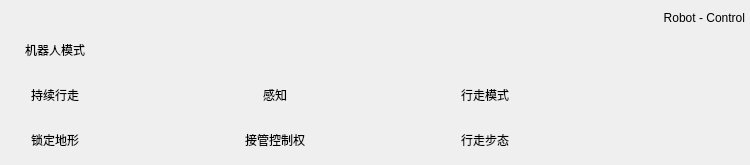
<?xml version="1.0" encoding="UTF-8"?>
<ui version="4.0">
 <class>SevnceRobot_Ctrl</class>
 <widget class="QWidget" name="SevnceRobot_Ctrl">
  <property name="geometry">
   <rect>
    <x>0</x>
    <y>0</y>
    <width>750</width>
    <height>165</height>
   </rect>
  </property>
  <property name="minimumSize">
   <size>
    <width>0</width>
    <height>0</height>
   </size>
  </property>
  <property name="maximumSize">
   <size>
    <width>16777215</width>
    <height>16777215</height>
   </size>
  </property>
  <property name="windowTitle">
   <string>SevnceRobot_Ctrl</string>
  </property>
  <property name="styleSheet">
   <string notr="true"/>
  </property>
  <layout class="QGridLayout" name="gridLayout">
   <property name="leftMargin">
    <number>5</number>
   </property>
   <property name="topMargin">
    <number>5</number>
   </property>
   <property name="rightMargin">
    <number>5</number>
   </property>
   <property name="bottomMargin">
    <number>5</number>
   </property>
   <property name="spacing">
    <number>0</number>
   </property>
   <item row="6" column="3">
    <widget class="QWSwitcher" name="toggle" native="true">
     <property name="minimumSize">
      <size>
       <width>50</width>
       <height>25</height>
      </size>
     </property>
     <property name="maximumSize">
      <size>
       <width>50</width>
       <height>25</height>
      </size>
     </property>
    </widget>
   </item>
   <item row="6" column="4">
    <widget class="QLabel" name="title">
     <property name="minimumSize">
      <size>
       <width>100</width>
       <height>0</height>
      </size>
     </property>
     
     <property name="text">
      <string>Robot - Control</string>
     </property>
     <property name="alignment">
      <set>Qt::AlignRight|Qt::AlignTrailing|Qt::AlignVCenter</set>
     </property>
    </widget>
   </item>
   <item row="7" column="3" colspan="2">
    <widget class="QWidget" name="widget" native="true">
     <layout class="QGridLayout" name="gridLayout_2">
      <property name="leftMargin">
       <number>0</number>
      </property>
      <property name="topMargin">
       <number>0</number>
      </property>
      <property name="rightMargin">
       <number>0</number>
      </property>
      <property name="bottomMargin">
       <number>0</number>
      </property>
      <property name="horizontalSpacing">
       <number>0</number>
      </property>
      <property name="verticalSpacing">
       <number>5</number>
      </property>
      <item row="1" column="7">
       <widget class="QWWindowButton" name="widget_walkMode" native="true">
        <property name="minimumSize">
         <size>
          <width>220</width>
          <height>40</height>
         </size>
        </property>
        <property name="maximumSize">
         <size>
          <width>220</width>
          <height>40</height>
         </size>
        </property>
        
       </widget>
      </item>
      <item row="1" column="3">
       <widget class="QWWindowButton" name="widget_keepWalking" native="true">
        <property name="minimumSize">
         <size>
          <width>120</width>
          <height>40</height>
         </size>
        </property>
        <property name="maximumSize">
         <size>
          <width>120</width>
          <height>40</height>
         </size>
        </property>
        
       </widget>
      </item>
      <item row="2" column="2">
       <widget class="QLabel" name="label_7">
        <property name="minimumSize">
         <size>
          <width>100</width>
          <height>30</height>
         </size>
        </property>
        <property name="maximumSize">
         <size>
          <width>100</width>
          <height>30</height>
         </size>
        </property>
        <property name="text">
         <string>锁定地形</string>
        </property>
        <property name="alignment">
         <set>Qt::AlignCenter</set>
        </property>
       </widget>
      </item>
      <item row="0" column="2">
       <widget class="QLabel" name="label">
        <property name="minimumSize">
         <size>
          <width>100</width>
          <height>30</height>
         </size>
        </property>
        <property name="maximumSize">
         <size>
          <width>100</width>
          <height>30</height>
         </size>
        </property>
        <property name="text">
         <string>机器人模式</string>
        </property>
        <property name="alignment">
         <set>Qt::AlignCenter</set>
        </property>
       </widget>
      </item>
      <item row="1" column="6">
       <widget class="QLabel" name="label_12">
        <property name="minimumSize">
         <size>
          <width>80</width>
          <height>30</height>
         </size>
        </property>
        <property name="maximumSize">
         <size>
          <width>100</width>
          <height>30</height>
         </size>
        </property>
        <property name="text">
         <string>行走模式</string>
        </property>
        <property name="alignment">
         <set>Qt::AlignCenter</set>
        </property>
       </widget>
      </item>
      <item row="1" column="5">
       <widget class="QWWindowButton" name="widget_isPerceptive" native="true">
        <property name="minimumSize">
         <size>
          <width>120</width>
          <height>40</height>
         </size>
        </property>
        <property name="maximumSize">
         <size>
          <width>120</width>
          <height>40</height>
         </size>
        </property>
        
       </widget>
      </item>
      <item row="2" column="6">
       <widget class="QLabel" name="label_10">
        <property name="minimumSize">
         <size>
          <width>80</width>
          <height>30</height>
         </size>
        </property>
        <property name="maximumSize">
         <size>
          <width>100</width>
          <height>30</height>
         </size>
        </property>
        <property name="text">
         <string>行走步态</string>
        </property>
        <property name="alignment">
         <set>Qt::AlignCenter</set>
        </property>
       </widget>
      </item>
      <item row="1" column="4">
       <widget class="QLabel" name="label_9">
        <property name="minimumSize">
         <size>
          <width>100</width>
          <height>30</height>
         </size>
        </property>
        <property name="maximumSize">
         <size>
          <width>100</width>
          <height>30</height>
         </size>
        </property>
        <property name="text">
         <string>感知</string>
        </property>
        <property name="alignment">
         <set>Qt::AlignCenter</set>
        </property>
       </widget>
      </item>
      <item row="2" column="7">
       <widget class="QWWindowButton" name="widget_walkGait" native="true">
        <property name="minimumSize">
         <size>
          <width>220</width>
          <height>40</height>
         </size>
        </property>
        <property name="maximumSize">
         <size>
          <width>220</width>
          <height>40</height>
         </size>
        </property>
        
       </widget>
      </item>
      <item row="2" column="3">
       <widget class="QWWindowButton" name="widget_lockedTerrain" native="true">
        <property name="minimumSize">
         <size>
          <width>120</width>
          <height>40</height>
         </size>
        </property>
        <property name="maximumSize">
         <size>
          <width>120</width>
          <height>40</height>
         </size>
        </property>
        
       </widget>
      </item>
      <item row="1" column="2">
       <widget class="QLabel" name="label_6">
        <property name="minimumSize">
         <size>
          <width>100</width>
          <height>30</height>
         </size>
        </property>
        <property name="maximumSize">
         <size>
          <width>100</width>
          <height>30</height>
         </size>
        </property>
        <property name="text">
         <string>持续行走</string>
        </property>
        <property name="alignment">
         <set>Qt::AlignCenter</set>
        </property>
       </widget>
      </item>
      <item row="0" column="3" colspan="5">
       <widget class="QWWindowButton" name="widget_robotMode" native="true">
        <property name="minimumSize">
         <size>
          <width>0</width>
          <height>40</height>
         </size>
        </property>
        <property name="maximumSize">
         <size>
          <width>16777215</width>
          <height>40</height>
         </size>
        </property>
        
       </widget>
      </item>
      <item row="2" column="4">
       <widget class="QLabel" name="label_11">
        <property name="minimumSize">
         <size>
          <width>100</width>
          <height>30</height>
         </size>
        </property>
        <property name="maximumSize">
         <size>
          <width>100</width>
          <height>30</height>
         </size>
        </property>
        <property name="text">
         <string>接管控制权</string>
        </property>
        <property name="alignment">
         <set>Qt::AlignCenter</set>
        </property>
       </widget>
      </item>
      <item row="2" column="5">
       <widget class="QWWindowButton" name="widget_TakingControl" native="true">
        <property name="minimumSize">
         <size>
          <width>120</width>
          <height>40</height>
         </size>
        </property>
        <property name="maximumSize">
         <size>
          <width>120</width>
          <height>40</height>
         </size>
        </property>
        
       </widget>
      </item>
     </layout>
    </widget>
   </item>
  </layout>
 </widget>
 <customwidgets>
  <customwidget>
   <class>QWSwitcher</class>
   <extends>QWidget</extends>
   <header>qwool/qwswitcher.h</header>
   <container>1</container>
  </customwidget>
  <customwidget>
   <class>QWWindowButton</class>
   <extends>QWidget</extends>
   <header>qwool/qwwindowbutton.h</header>
   <container>1</container>
  </customwidget>
 </customwidgets>
 <resources/>
 <connections/>
</ui>
